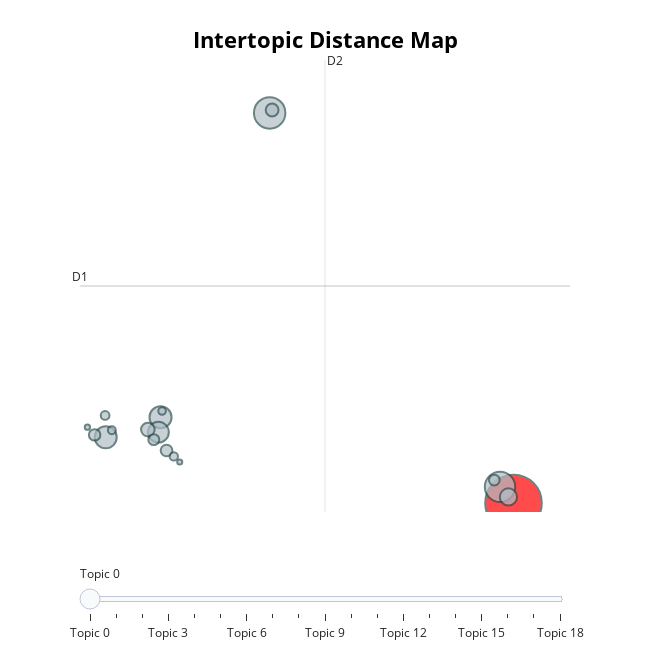

The notebook cell saved with this chart:
### Code cell
model.visualize_topics()

### Figure 1 — Plotly figure (JSON) as saved in the notebook; plotly's stock layout.template omitted (floating-point values rounded to 4 significant figures)
{"data": [{"customdata": [[0, "english | language | chinese | change | version", 1384], [1, "account | log | login | cant | number", 428], [2, "item | refund | pay | seller | ship", 400], [3, "shopping | easy | cheap | online | good", 211], [4, "crash | update | page | fix | open", 209], [5, "app | force | download | website | install", 187], [6, "taobao | china | best | shopping | use", 129], [7, "permission | call | phone | access | require", 80], [8, "sign | register | verify | code | difficult", 71], [9, "storage | trash | memory | gb | space", 59], [10, "lag | load | slow | laggy | page", 57], [11, "ad | pop | annoy | popup | keep", 52], [12, "ghana | country | africa | south | ship", 50], [13, "photo | picture | search | upload | image", 33], [14, "background | battery | drain | run | ram", 30], [15, "download | install | downloading | tried | unable", 27], [16, "good | excellent | well | buing | thx", 25], [17, "stream | live | watch | comment | speed", 12], [18, "dark | mode | year | provide | themes", 11]], "hovertemplate": "<b>Topic %{customdata[0]}</b><br>%{customdata[1]}<br>Size: %{customdata[2]}", "legendgroup": "", "marker": {"color": ["red", "#B0BEC5", "#B0BEC5", "#B0BEC5", "#B0BEC5", "#B0BEC5", "#B0BEC5", "#B0BEC5", "#B0BEC5", "#B0BEC5", "#B0BEC5", "#B0BEC5", "#B0BEC5", "#B0BEC5", "#B0BEC5", "#B0BEC5", "#B0BEC5", "#B0BEC5", "#B0BEC5"], "line": {"color": "DarkSlateGrey", "width": 2}, "size": [1384, 428, 400, 211, 209, 187, 129, 80, 71, 59, 57, 52, 50, 33, 30, 27, 25, 12, 11], "sizemode": "area", "sizeref": 0.865, "symbol": "circle"}, "mode": "markers", "name": "", "orientation": "v", "showlegend": false, "type": "scatter", "x": [17.46, 6.163, 16.84, 1.105, -1.433, 1.008, 17.23, 0.5189, 6.276, 1.384, -1.947, 0.7947, 16.57, -1.462, 1.721, -1.148, 1.177, -2.283, 1.996], "xaxis": "x", "y": [-2.31, 12.75, -1.686, 1.002, 0.2259, 0.4245, -2.077, 0.5249, 12.87, -0.2814, 0.3213, 0.1372, -1.422, 1.071, -0.5123, 0.5016, 1.242, 0.6187, -0.7244], "yaxis": "y"}], "layout": {"annotations": [{"showarrow": false, "text": "D1", "x": -2.625, "y": 6.071, "yshift": 10}, {"showarrow": false, "text": "D2", "x": 8.726, "xshift": 10, "y": 14.8}], "height": 650, "hoverlabel": {"bgcolor": "white", "font": {"family": "Rockwell", "size": 16}}, "legend": {"itemsizing": "constant", "tracegroupgap": 0}, "margin": {"t": 60}, "shapes": [{"line": {"color": "#CFD8DC", "width": 2}, "type": "line", "x0": 8.726, "x1": 8.726, "y0": -2.657, "y1": 14.8}, {"line": {"color": "#9E9E9E", "width": 2}, "type": "line", "x0": -2.625, "x1": 20.08, "y0": 6.071, "y1": 6.071}], "sliders": [{"active": 0, "pad": {"t": 50}, "steps": [{"args": [{"marker.color": [["red", "#B0BEC5", "#B0BEC5", "#B0BEC5", "#B0BEC5", "#B0BEC5", "#B0BEC5", "#B0BEC5", "#B0BEC5", "#B0BEC5", "#B0BEC5", "#B0BEC5", "#B0BEC5", "#B0BEC5", "#B0BEC5", "#B0BEC5", "#B0BEC5", "#B0BEC5", "#B0BEC5"]]}], "label": "Topic 0", "method": "update"}, {"args": [{"marker.color": [["#B0BEC5", "red", "#B0BEC5", "#B0BEC5", "#B0BEC5", "#B0BEC5", "#B0BEC5", "#B0BEC5", "#B0BEC5", "#B0BEC5", "#B0BEC5", "#B0BEC5", "#B0BEC5", "#B0BEC5", "#B0BEC5", "#B0BEC5", "#B0BEC5", "#B0BEC5", "#B0BEC5"]]}], "label": "Topic 1", "method": "update"}, {"args": [{"marker.color": [["#B0BEC5", "#B0BEC5", "red", "#B0BEC5", "#B0BEC5", "#B0BEC5", "#B0BEC5", "#B0BEC5", "#B0BEC5", "#B0BEC5", "#B0BEC5", "#B0BEC5", "#B0BEC5", "#B0BEC5", "#B0BEC5", "#B0BEC5", "#B0BEC5", "#B0BEC5", "#B0BEC5"]]}], "label": "Topic 2", "method": "update"}, {"args": [{"marker.color": [["#B0BEC5", "#B0BEC5", "#B0BEC5", "red", "#B0BEC5", "#B0BEC5", "#B0BEC5", "#B0BEC5", "#B0BEC5", "#B0BEC5", "#B0BEC5", "#B0BEC5", "#B0BEC5", "#B0BEC5", "#B0BEC5", "#B0BEC5", "#B0BEC5", "#B0BEC5", "#B0BEC5"]]}], "label": "Topic 3", "method": "update"}, {"args": [{"marker.color": [["#B0BEC5", "#B0BEC5", "#B0BEC5", "#B0BEC5", "red", "#B0BEC5", "#B0BEC5", "#B0BEC5", "#B0BEC5", "#B0BEC5", "#B0BEC5", "#B0BEC5", "#B0BEC5", "#B0BEC5", "#B0BEC5", "#B0BEC5", "#B0BEC5", "#B0BEC5", "#B0BEC5"]]}], "label": "Topic 4", "method": "update"}, {"args": [{"marker.color": [["#B0BEC5", "#B0BEC5", "#B0BEC5", "#B0BEC5", "#B0BEC5", "red", "#B0BEC5", "#B0BEC5", "#B0BEC5", "#B0BEC5", "#B0BEC5", "#B0BEC5", "#B0BEC5", "#B0BEC5", "#B0BEC5", "#B0BEC5", "#B0BEC5", "#B0BEC5", "#B0BEC5"]]}], "label": "Topic 5", "method": "update"}, {"args": [{"marker.color": [["#B0BEC5", "#B0BEC5", "#B0BEC5", "#B0BEC5", "#B0BEC5", "#B0BEC5", "red", "#B0BEC5", "#B0BEC5", "#B0BEC5", "#B0BEC5", "#B0BEC5", "#B0BEC5", "#B0BEC5", "#B0BEC5", "#B0BEC5", "#B0BEC5", "#B0BEC5", "#B0BEC5"]]}], "label": "Topic 6", "method": "update"}, {"args": [{"marker.color": [["#B0BEC5", "#B0BEC5", "#B0BEC5", "#B0BEC5", "#B0BEC5", "#B0BEC5", "#B0BEC5", "red", "#B0BEC5", "#B0BEC5", "#B0BEC5", "#B0BEC5", "#B0BEC5", "#B0BEC5", "#B0BEC5", "#B0BEC5", "#B0BEC5", "#B0BEC5", "#B0BEC5"]]}], "label": "Topic 7", "method": "update"}, {"args": [{"marker.color": [["#B0BEC5", "#B0BEC5", "#B0BEC5", "#B0BEC5", "#B0BEC5", "#B0BEC5", "#B0BEC5", "#B0BEC5", "red", "#B0BEC5", "#B0BEC5", "#B0BEC5", "#B0BEC5", "#B0BEC5", "#B0BEC5", "#B0BEC5", "#B0BEC5", "#B0BEC5", "#B0BEC5"]]}], "label": "Topic 8", "method": "update"}, {"args": [{"marker.color": [["#B0BEC5", "#B0BEC5", "#B0BEC5", "#B0BEC5", "#B0BEC5", "#B0BEC5", "#B0BEC5", "#B0BEC5", "#B0BEC5", "red", "#B0BEC5", "#B0BEC5", "#B0BEC5", "#B0BEC5", "#B0BEC5", "#B0BEC5", "#B0BEC5", "#B0BEC5", "#B0BEC5"]]}], "label": "Topic 9", "method": "update"}, {"args": [{"marker.color": [["#B0BEC5", "#B0BEC5", "#B0BEC5", "#B0BEC5", "#B0BEC5", "#B0BEC5", "#B0BEC5", "#B0BEC5", "#B0BEC5", "#B0BEC5", "red", "#B0BEC5", "#B0BEC5", "#B0BEC5", "#B0BEC5", "#B0BEC5", "#B0BEC5", "#B0BEC5", "#B0BEC5"]]}], "label": "Topic 10", "method": "update"}, {"args": [{"marker.color": [["#B0BEC5", "#B0BEC5", "#B0BEC5", "#B0BEC5", "#B0BEC5", "#B0BEC5", "#B0BEC5", "#B0BEC5", "#B0BEC5", "#B0BEC5", "#B0BEC5", "red", "#B0BEC5", "#B0BEC5", "#B0BEC5", "#B0BEC5", "#B0BEC5", "#B0BEC5", "#B0BEC5"]]}], "label": "Topic 11", "method": "update"}, {"args": [{"marker.color": [["#B0BEC5", "#B0BEC5", "#B0BEC5", "#B0BEC5", "#B0BEC5", "#B0BEC5", "#B0BEC5", "#B0BEC5", "#B0BEC5", "#B0BEC5", "#B0BEC5", "#B0BEC5", "red", "#B0BEC5", "#B0BEC5", "#B0BEC5", "#B0BEC5", "#B0BEC5", "#B0BEC5"]]}], "label": "Topic 12", "method": "update"}, {"args": [{"marker.color": [["#B0BEC5", "#B0BEC5", "#B0BEC5", "#B0BEC5", "#B0BEC5", "#B0BEC5", "#B0BEC5", "#B0BEC5", "#B0BEC5", "#B0BEC5", "#B0BEC5", "#B0BEC5", "#B0BEC5", "red", "#B0BEC5", "#B0BEC5", "#B0BEC5", "#B0BEC5", "#B0BEC5"]]}], "label": "Topic 13", "method": "update"}, {"args": [{"marker.color": [["#B0BEC5", "#B0BEC5", "#B0BEC5", "#B0BEC5", "#B0BEC5", "#B0BEC5", "#B0BEC5", "#B0BEC5", "#B0BEC5", "#B0BEC5", "#B0BEC5", "#B0BEC5", "#B0BEC5", "#B0BEC5", "red", "#B0BEC5", "#B0BEC5", "#B0BEC5", "#B0BEC5"]]}], "label": "Topic 14", "method": "update"}, {"args": [{"marker.color": [["#B0BEC5", "#B0BEC5", "#B0BEC5", "#B0BEC5", "#B0BEC5", "#B0BEC5", "#B0BEC5", "#B0BEC5", "#B0BEC5", "#B0BEC5", "#B0BEC5", "#B0BEC5", "#B0BEC5", "#B0BEC5", "#B0BEC5", "red", "#B0BEC5", "#B0BEC5", "#B0BEC5"]]}], "label": "Topic 15", "method": "update"}, {"args": [{"marker.color": [["#B0BEC5", "#B0BEC5", "#B0BEC5", "#B0BEC5", "#B0BEC5", "#B0BEC5", "#B0BEC5", "#B0BEC5", "#B0BEC5", "#B0BEC5", "#B0BEC5", "#B0BEC5", "#B0BEC5", "#B0BEC5", "#B0BEC5", "#B0BEC5", "red", "#B0BEC5", "#B0BEC5"]]}], "label": "Topic 16", "method": "update"}, {"args": [{"marker.color": [["#B0BEC5", "#B0BEC5", "#B0BEC5", "#B0BEC5", "#B0BEC5", "#B0BEC5", "#B0BEC5", "#B0BEC5", "#B0BEC5", "#B0BEC5", "#B0BEC5", "#B0BEC5", "#B0BEC5", "#B0BEC5", "#B0BEC5", "#B0BEC5", "#B0BEC5", "red", "#B0BEC5"]]}], "label": "Topic 17", "method": "update"}, {"args": [{"marker.color": [["#B0BEC5", "#B0BEC5", "#B0BEC5", "#B0BEC5", "#B0BEC5", "#B0BEC5", "#B0BEC5", "#B0BEC5", "#B0BEC5", "#B0BEC5", "#B0BEC5", "#B0BEC5", "#B0BEC5", "#B0BEC5", "#B0BEC5", "#B0BEC5", "#B0BEC5", "#B0BEC5", "red"]]}], "label": "Topic 18", "method": "update"}]}], "title": {"font": {"color": "Black", "size": 22}, "text": "<b>Intertopic Distance Map</b>", "x": 0.5, "xanchor": "center", "y": 0.95, "yanchor": "top"}, "width": 650, "xaxis": {"anchor": "y", "domain": [0, 1], "range": [-2.625, 20.08], "title": {"text": ""}, "type": "linear", "visible": false}, "yaxis": {"anchor": "x", "domain": [0, 1], "range": [-2.657, 14.8], "title": {"text": ""}, "type": "linear", "visible": false}}}
